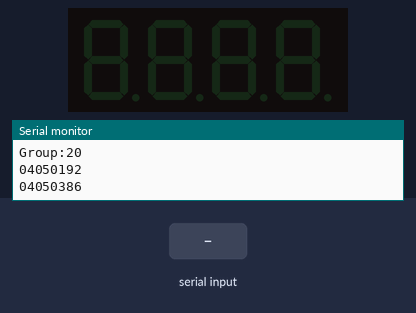
Bench run of a sketch on a simulated Arduino Uno, built with avr-gcc and run on an emulated ATmega328P. Parts: 4-digit seven-segment display, the last lines printed to the serial monitor. Inputs (shaded band) come from the test bench.

Above: at 1.2 s.
1.3 s: "90,45\n" received over Serial
At 2.1 s:
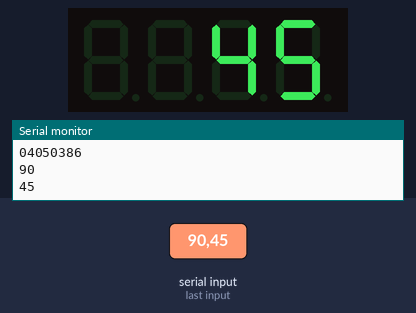
2.8 s: "30,150\n" received over Serial
At 3.6 s:
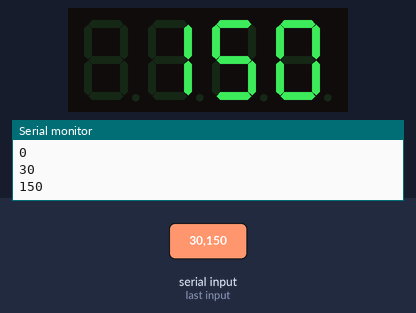
Timing chart, 0 to 5.8 s (numbered marks = the images above; inputs shaded):
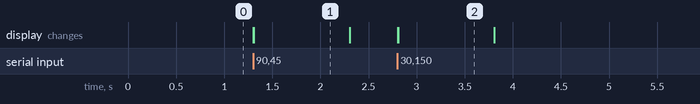

Measured:
- after the input at 1.3 s, the display: first changes at once (image 1 shows a later state)
- after the input at 2.8 s, the display: first changes at once (image 2 shows a later state)
- what the display in image 1 shows lasts 1.0 s, from 1.3 s to 2.3 s

The sketch:

checkpoint2.ino
```cpp
#include <SevSeg.h>
SevSeg sevseg;
void setup() {
   Serial.begin(9600);
   Serial.println("Group:20");
   Serial.println("04050192");
   Serial.println("04050386");

  byte numDigits =4;
   byte digitPins[] = {13,10,9,2};
   byte segmentPins[] = {12,8,4,6,7,11,3,5};
   sevseg.begin(COMMON_CATHODE, numDigits, digitPins, segmentPins);
}
void loop()
{

  int a,n=0,x;
    if (Serial.available())
    {
         a = Serial.parseInt();
         if(0<=a && a<=9999)
          {
            Serial.println(a);
            sevseg.setNumber(a);
            sevseg.refreshDisplay();
          }

        else
          {
            Serial.println("range error");
          }
      }
     else
    sevseg.refreshDisplay();


}
```
